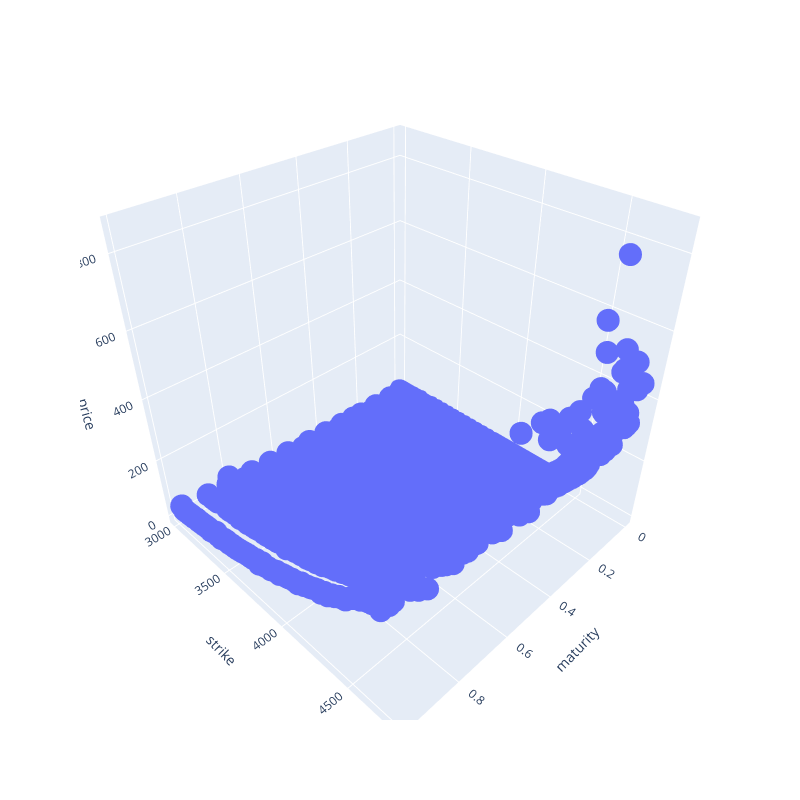

This figure's notebook cell:
### Code cell
fig = px.scatter_3d(volSurfaceLong, x='maturity', y='strike', z='price', width=800, height=800)
fig.show()

### Figure 1 — Plotly figure (JSON) as saved in the notebook; plotly's stock layout.template omitted (floating-point values rounded to 4 significant figures; data arrays with more than 128 entries replaced by an {"elided": "..."} marker saying what was removed)
{"data": [{"hovertemplate": "maturity=%{x}<br>strike=%{y}<br>price=%{z}<extra></extra>", "legendgroup": "", "marker": {"color": "#636efa", "symbol": "circle"}, "mode": "markers", "name": "", "scene": "scene", "showlegend": false, "type": "scatter3d", "x": {"elided": "5082 float values"}, "y": {"elided": "5082 int values"}, "z": {"elided": "5082 float values"}}], "layout": {"height": 800, "legend": {"tracegroupgap": 0}, "margin": {"t": 60}, "scene": {"domain": {"x": [0, 1], "y": [0, 1]}, "xaxis": {"title": {"text": "maturity"}}, "yaxis": {"title": {"text": "strike"}}, "zaxis": {"title": {"text": "price"}}}, "width": 800}}
